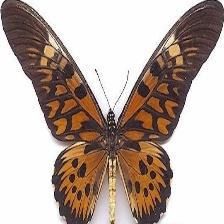
#> input picture in/archive/train/AFRICAN GIANT SWALLOWTAIL/001.jpg, 224 x 224 px, found by its file name
$ python hist.py --target in/archive/train/JULIA/001.jpg
#> lines starting #> are read from the running program, lines starting #| are printed output that depends on the picture
# Author: Mia Kuntz
# Date hand-in: 24/5 - 2023

# Description: This script finds the three most similar images to a target image using histogram comparison.
# The script is run from the command line and takes one argument: the path to the target image.
# The script outputs a plot with the target image and its three most similar images, as well as a csv file with the distance metric for these images.

# importing operating system
import os
# importing argparse
import argparse
# importing cv2
import cv2
# importing pandas
import pandas as pd
# importing matplotlib
import matplotlib.pyplot as plt

# defining function for target image
def target_image(target_img):
    # reading target image
#> called with target_img = 'in/archive/train/JULIA/001.jpg'
    target = cv2.imread(target_img)
#> target is the input picture: shape (224, 224, 3); mean B, G, R 161.3, 170, 185.5
    # calculating histogram of target image
    hist_target = cv2.calcHist([target], [0, 1, 2], None, [8, 8, 8], [0, 256, 0, 256, 0, 256])
    # normalizing histogram of target image
    hist_target_norm = cv2.normalize(hist_target, hist_target, 0, 1.0, cv2.NORM_MINMAX)
    return hist_target_norm

# defining function for all images
def all_images(hist_target_norm):
    # defining root directory
    root_dir = os.path.join("in", "archive", "train")
    # creating empty list for histogram value
    hist_value = []
    # creating for loop for directory path, directory name and file name in directory
    for dirpath, _, filenames_in_dir in sorted(os.walk(root_dir)):
        # specifying for loop for file name in file name in directory
        for filename in filenames_in_dir:
            # creating if statement for file name endswith .jpg
            if filename.endswith(".jpg"):
                # getting relative folder path
                folder = os.path.relpath(dirpath, root_dir)
                # getting file path
                filepath = os.path.join(folder, filename)
                # getting complete file path
                butterfly_jpg = cv2.imread(os.path.join(root_dir, filepath))
                # calculating histogram of butterfly images
                hist_butterflies = cv2.calcHist([butterfly_jpg], [0, 1, 2], None, [8, 8, 8], [0, 256, 0, 256, 0, 256])
                # normalizing histogram of butterfly images
                hist_butterflies_norm = cv2.normalize(hist_butterflies, hist_butterflies, 0, 1.0, cv2.NORM_MINMAX)
                # calculating distance between target image and butterfly images
                comp_value = round(cv2.compareHist(hist_target_norm, hist_butterflies_norm, cv2.HISTCMP_CHISQR), 2)
                # appending histogram value
                hist_value.append((comp_value, folder, filename))
    # sorting histogram values
    hist_value = sorted(hist_value, key=lambda x: x[0])[:4]
    # creating dataframe for histogram values
    df = pd.DataFrame(hist_value, columns=["Distance", "Folder", "Filename"])
    return root_dir, df

# defining function for plotting images
def plot_images(images, filenames, output_path, target_image_number, base_folder, df):
    # creating figure and axes
    fig, axs = plt.subplots(2, 2, figsize=(10, 10))
    # setting title
    fig.suptitle(f"Target Image {target_image_number} ({base_folder}) and its 3 most similar images")
    # creating for loop for images and axes
    for i, ax in enumerate(axs.flatten()):
        # creating if statement for i < len(images)
        if i < len(images):
            # showing images
            ax.imshow(cv2.cvtColor(images[i], cv2.COLOR_BGR2RGB))
            # creating if statement for i == 0
            if i == 0:
                # setting title
                ax.set_title(f"Target Image {target_image_number}: {filenames[i]}")
            # creating else statement
            else:
                # setting title
                ax.set_title(f"Similar Image {i}: {filenames[i]}")
        # creating else statement
        else:
            # hiding axes
            ax.axis('off')
    # saving figure
    fig.savefig(output_path)
    # saving dataframe as csv file
    df.to_csv(f"out/{base_folder}_target_{target_image_number}_distance_metric.csv", index=False)

# defining function for saving top 3 images
def save_top3(df, target_image_path, root_dir, target_image_number):
    # creating empty list for images and filenames
#> called with target_image_path = 'in/archive/train/JULIA/001.jpg', root_dir = 'in/archive/train', target_image_number = '001'
    images = []
    filenames = []
    # reading target image
    target_image = cv2.imread(target_image_path)
    # appending target image and target image path to images and filenames
    images.append(target_image)
    base_folder = os.path.basename(os.path.dirname(target_image_path))
    # appending target image path to filenames
    filenames.append(os.path.join(base_folder, os.path.basename(target_image_path)))
    # creating dataframe for top 3 images
    top3_df = df[df['Filename'] != os.path.basename(target_image_path)].head(3)
    # creating for loop for row in top3_df.iterrows()
    for _, row in top3_df.iterrows():
        # getting folder name
        folder = os.path.basename(row['Folder'])
        # getting filename
        filename = row['Filename']
        # getting image path
        img_path = os.path.join(root_dir, row['Folder'], filename)
        # reading image
        img = cv2.imread(img_path)
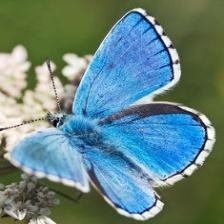
#> input picture in/archive/train/ADONIS/076.jpg, 224 x 224 px, found by its file name
#> img is the input picture: shape (224, 224, 3); mean B, G, R 130.2, 132.5, 101.5
        # creating if statement for img is not None and img.shape[0] > 0 and img.shape[1] > 0
        if img is not None and img.shape[0] > 0 and img.shape[1] > 0:
            # resizing image
            img = cv2.resize(img, (target_image.shape[1], target_image.shape[0]))
            # appending image to images
            images.append(img)
            # appending image path to filenames
            filenames.append(os.path.join(folder, filename))
    # creating output path for images and filenames with target image number and target folder
    output_path = os.path.join("out", f"{base_folder}_target_{target_image_number}_and_hist_images.png")
    # calling function for plotting images
    plot_images(images, filenames, output_path, target_image_number, base_folder, df)
#> in plot_images, `fig.savefig(output_path)`:
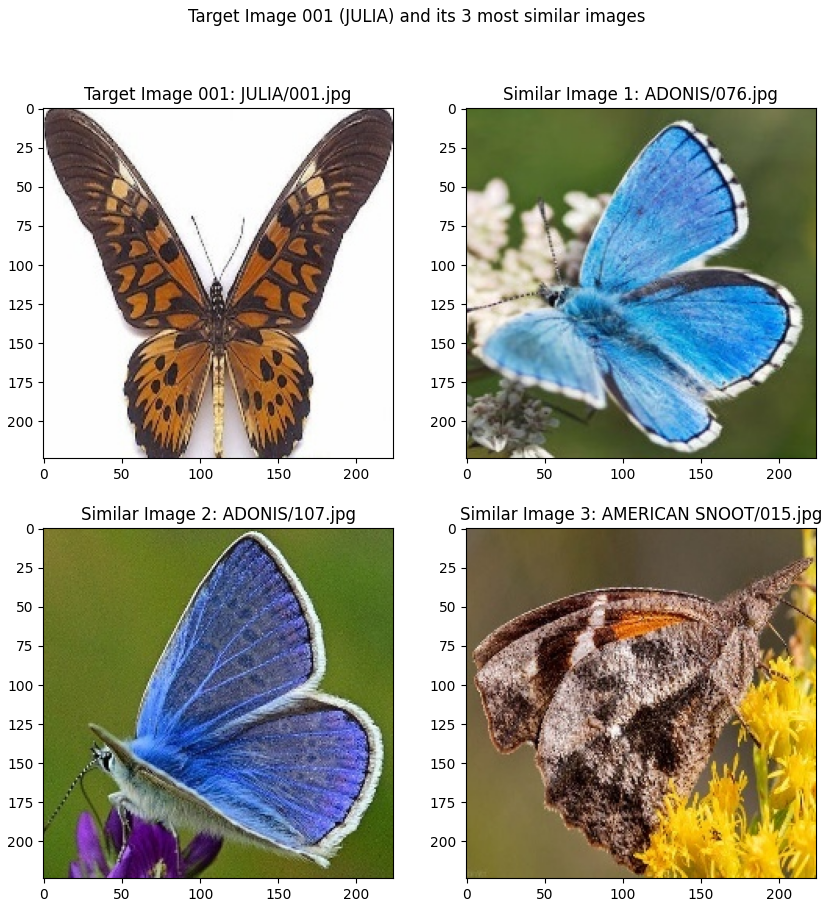
#> figure drawn by matplotlib, 4 panels

# defining main function
def main():
    # defining argument parser
    parser = argparse.ArgumentParser(description='Find similar images to a target image using histogram comparison.')
    parser.add_argument('--target', type=str, help='Path to the target image file.')
    args = parser.parse_args()
    # getting target image
    target_img = args.target
    # getting target image number
    target_image_number = os.path.splitext(os.path.basename(target_img))[0]
    # calling function for target image
    hist_target_norm = target_image(target_img)
    # calling function for all images
    root_dir, df = all_images(hist_target_norm)
    # calling function for saving and plotting top 3 images
    save_top3(df, target_img, root_dir, target_image_number)

if __name__ == "__main__":
#> (the run stopped early here; a loop or call above may not have finished)
